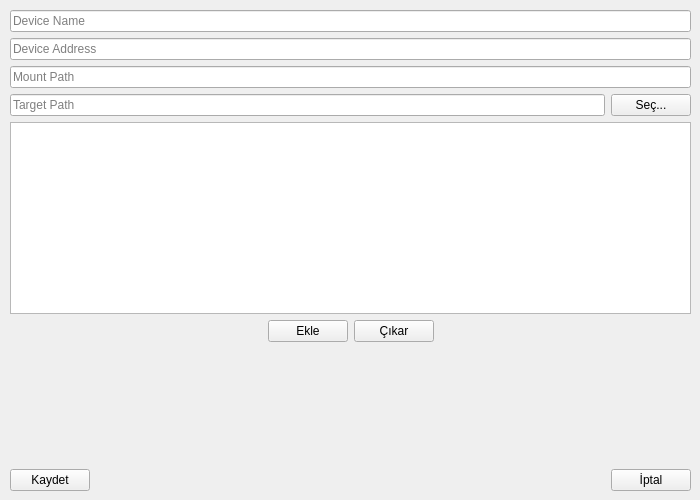
<?xml version="1.0" encoding="UTF-8"?>
<ui version="4.0">
 <class>setting</class>
 <widget class="QWidget" name="setting">
  <property name="geometry">
   <rect>
    <x>0</x>
    <y>0</y>
    <width>700</width>
    <height>500</height>
   </rect>
  </property>
  <property name="windowTitle">
   <string>Form</string>
  </property>
  <widget class="QWidget" name="verticalLayoutWidget_2">
   <property name="geometry">
    <rect>
     <x>10</x>
     <y>10</y>
     <width>681</width>
     <height>481</height>
    </rect>
   </property>
   <layout class="QVBoxLayout" name="verticalLayout_3">
    <item>
     <widget class="QLineEdit" name="devName">
      <property name="placeholderText">
       <string>Device Name</string>
      </property>
     </widget>
    </item>
    <item>
     <widget class="QLineEdit" name="devAddr">
      <property name="placeholderText">
       <string>Device Address</string>
      </property>
     </widget>
    </item>
    <item>
     <widget class="QLineEdit" name="mntPath">
      <property name="placeholderText">
       <string>Mount Path</string>
      </property>
     </widget>
    </item>
    <item>
     <layout class="QHBoxLayout" name="horizontalLayout_3">
      <item>
       <widget class="QLineEdit" name="targetPath">
        <property name="placeholderText">
         <string>Target Path</string>
        </property>
       </widget>
      </item>
      <item>
       <widget class="QPushButton" name="targetSel">
        <property name="text">
         <string>Seç...</string>
        </property>
       </widget>
      </item>
     </layout>
    </item>
    <item>
     <widget class="QListWidget" name="folderList"/>
    </item>
    <item>
     <layout class="QHBoxLayout" name="horizontalLayout">
      <item>
       <spacer name="horizontalSpacer">
        <property name="orientation">
         <enum>Qt::Horizontal</enum>
        </property>
        <property name="sizeHint" stdset="0">
         <size>
          <width>40</width>
          <height>20</height>
         </size>
        </property>
       </spacer>
      </item>
      <item>
       <widget class="QPushButton" name="addBtn">
        <property name="text">
         <string>Ekle</string>
        </property>
       </widget>
      </item>
      <item>
       <widget class="QPushButton" name="delBtn">
        <property name="text">
         <string>Çıkar</string>
        </property>
       </widget>
      </item>
      <item>
       <spacer name="horizontalSpacer_3">
        <property name="orientation">
         <enum>Qt::Horizontal</enum>
        </property>
        <property name="sizeHint" stdset="0">
         <size>
          <width>40</width>
          <height>20</height>
         </size>
        </property>
       </spacer>
      </item>
     </layout>
    </item>
    <item>
     <spacer name="verticalSpacer">
      <property name="orientation">
       <enum>Qt::Vertical</enum>
      </property>
      <property name="sizeHint" stdset="0">
       <size>
        <width>20</width>
        <height>60</height>
       </size>
      </property>
     </spacer>
    </item>
    <item>
     <layout class="QHBoxLayout" name="horizontalLayout_2">
      <item>
       <widget class="QPushButton" name="saveBtn">
        <property name="text">
         <string>Kaydet</string>
        </property>
       </widget>
      </item>
      <item>
       <spacer name="horizontalSpacer_2">
        <property name="orientation">
         <enum>Qt::Horizontal</enum>
        </property>
        <property name="sizeHint" stdset="0">
         <size>
          <width>40</width>
          <height>20</height>
         </size>
        </property>
       </spacer>
      </item>
      <item>
       <widget class="QPushButton" name="closeBtn">
        <property name="text">
         <string>İptal</string>
        </property>
       </widget>
      </item>
     </layout>
    </item>
   </layout>
  </widget>
 </widget>
 <resources/>
 <connections/>
</ui>
